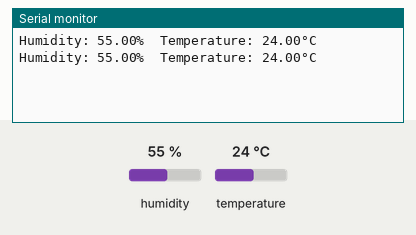
Simulated run of this sketch. Board: Arduino Uno, built with avr-gcc and run on an emulated ATmega328P. Shown: the last lines printed to the serial monitor. The inputs (shaded band) are chosen by the test bench; at power-on: humidity 55 %, temperature 24 °C.

Above: at 10.8 s.
10.9 s: humidity set to 22 %
At 16.1 s:
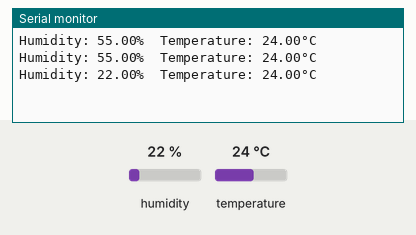
18.4 s: temperature set to 12 °C
At 21.4 s:
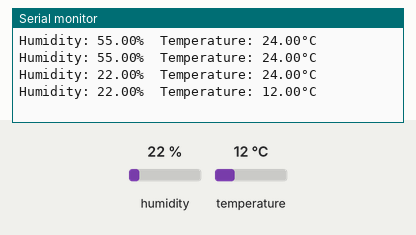
25.9 s: humidity set to 40 %
At 30.6 s:
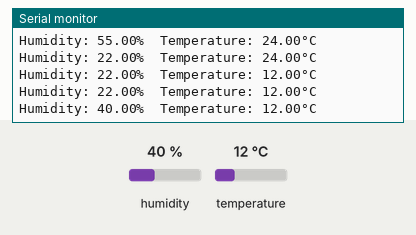
Timing chart, 0 to 32.1 s (numbered marks = the images above; inputs shaded):
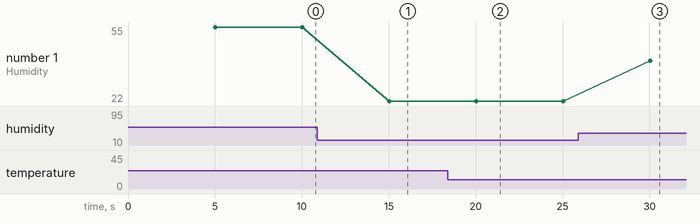

The sketch:

SHAB_-_01_-_TemperatureSensor.ino
```cpp
//----- TemperatureSensor -----

  // Example testing sketch for various DHT humidity/temperature sensors written by ladyada
  // REQUIRES the following Arduino libraries:
  // - DHT Sensor Library: https://github.com/adafruit/DHT-sensor-library
  // - Adafruit Unified Sensor Lib: https://github.com/adafruit/Adafruit_Sensor

  #include "DHT.h"

  #define DHTPIN 4     // Digital pin connected to the DHT sensor
  // Feather HUZZAH ESP8266 note: use pins 3, 4, 5, 12, 13 or 14 --
  // Pin 15 can work but DHT must be disconnected during program upload.

  // Uncomment whatever type you're using!
  //#define DHTTYPE DHT11   // DHT 11
  #define DHTTYPE DHT22   // DHT 22  (AM2302), AM2321
  //#define DHTTYPE DHT21   // DHT 21 (AM2301)

  // Connect pin 1 (on the left) of the sensor to +5V
  // NOTE: If using a board with 3.3V logic like an Arduino Due connect pin 1
  // to 3.3V instead of 5V!
  // Connect pin 2 of the sensor to whatever your DHTPIN is
  // Connect pin 4 (on the right) of the sensor to GROUND
  // Connect a 10K resistor from pin 2 (data) to pin 1 (power) of the sensor

  DHT dht(DHTPIN, DHTTYPE);

void setup() {

Serial.begin(9600);

//----- TemperatureSensor -----
  dht.begin();
}

void loop() {

  delay(5000);

//----- TemperatureSensor -----

  // Reading temperature or humidity takes about 250 milliseconds!
  // Sensor readings may also be up to 2 seconds 'old' (its a very slow sensor)
  float h = dht.readHumidity();
  // Read temperature as Celsius (the default)
  float t = dht.readTemperature();
  // Read temperature as Fahrenheit (isFahrenheit = true)
  float f = dht.readTemperature(true);

  // Check if any reads failed and exit early (to try again).
  if (isnan(h) || isnan(t)) {
    Serial.println(F("Failed to read from DHT sensor!"));
    return;
  }

  // Compute heat index in Celsius (isFahreheit = false)
  //float hic = dht.computeHeatIndex(t, h, false);

  Serial.print(F("Humidity: "));
  Serial.print(h);
  Serial.print(F("%  Temperature: "));
  Serial.print(t);
  Serial.print(F("°C "));
  Serial.print('\n');
}
```

Measured:
- after the input at 10.9 s, the serial monitor: prints a new line after 4.1 s (image 1)
- after the input at 18.4 s, the serial monitor: prints a new line after 1.6 s (image 2)
- after the input at 25.9 s, the serial monitor: prints a new line after 4.1 s (image 3)
- plotted number 1: 55 → 22 after the input at 10.9 s, 22 → 40 after the input at 25.9 s
